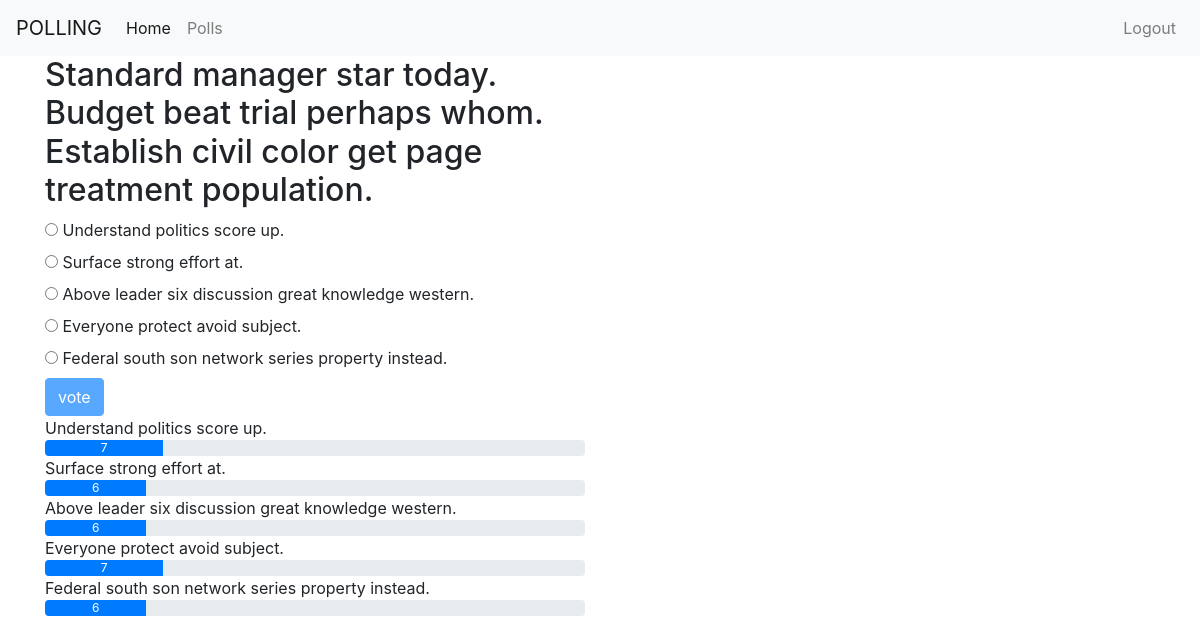
Screenshot of /polls/detail/140 (signed in) with the database file from the repository.
### polls/models.py (models this page shows, shortened)
class Poll(models.Model):
    owner=models.ForeignKey(User,on_delete=models.CASCADE,null=True)
    text=models.CharField(max_length=255)
    pub_date=models.DateField()
    def user_can_vote(self,user):
        user_votes=user.vote_set.all()
        for vote in user_votes:
            if vote.poll==self:
                return False;
        return True
    @property
    def num_votes(self):
        return self.vote_set.count()
    def __str__(self):
        return self.text
    def get_results_dict(self):
        res=[]
        for choice in self.choice_set.all():
            d={}
            d['text']=choice.choice_text
            d['num_votes']=choice.num_votes
            if self.num_votes==0:
                d['percentage']=0
            else:
                d['percentage']=choice.num_votes/self.num_votes*100
            res.append(d)
        return res

class Choice(models.Model):
    poll=models.ForeignKey(Poll,on_delete=models.CASCADE)
    choice_text=models.CharField(max_length=255)
    @property
    def num_votes(self):
        return self.vote_set.count()

### polls/views.py (the view)
# urls.py: path('detail/<int:poll_id>',views.polls_detail,name='detail'),
@login_required
def polls_detail(request,poll_id):
    poll=Poll.objects.get(id=poll_id)
    vote=not poll.user_can_vote(request.user)
    result=poll.get_results_dict()
    context={ 'poll':poll,'user_can_not_vote':vote ,'results':result}
    return render(request,'polls/polls_detail.html',context)

### templates/polls/polls_detail.html (shortened to what this page needs)
{% extends 'base.html' %}
{% block content %}
<div class="container">
  <div class="row ">
    <div class="col-sm-6 offset-sm3 ">
   <form action="{% url 'polls:vote' poll.id %}" method='POST'>
      <h2>{{poll}}</h2>
      {% for choice in poll.choice_set.all %}
      <input type="radio" name='choice' value="{{choice.id}}" id="choice{{choice.id}}" />
      <label for="choice{{choice.id}}">{{choice.choice_text}}</label><br>
      {% endfor %}
      <button type="submit" class="btn btn-primary" {% if user_can_not_vote %} disabled {% endif %}>vote</button>
   </form>
   {% if user_can_not_vote %}
   {% for result in results %}
   {{result.text}}
   <div class="progress">
      <div class="progress-bar" role="progressbar" style="width:{{result.percentage}}%;">{{result.num_votes}}</div>
   </div>
   {% endfor %}
   {% endif %}
</div>
{% endblock %}

### templates/base.html (shortened to what this page needs)
<!DOCTYPE html>
<html lang="en">
<head>
        <link rel="stylesheet" href="https://stackpath.bootstrapcdn.com/bootstrap/4.3.1/css/bootstrap.min.css">
</head>
<body>
   {% include 'includes/navbar.html' %}
   {% block content %}{% endblock %}
</body>
</html>

### templates/includes/navbar.html (shortened to what this page needs)
<nav class="navbar navbar-expand-lg navbar-light bg-light">
        <a class="navbar-brand" href="#">POLLING </a>
        <div class="collapse navbar-collapse" id="navbarNav">
          <ul class="navbar-nav">
            <li class="nav-item active">
              <a class="nav-link" href="{% url 'home' %}">Home <span class="sr-only">(current)</span></a>
            </li>
            <li class="nav-item">
              <a class="nav-link" href="{% url 'polls:list' %}">Polls</a>
            </li>
          </ul>
        </div>
        <div class="navbar-nav ml-auto">
          {% if request.user.is_authenticated %}
            <a class="nav-link" href="{% url 'accounts:logout' %}">Logout</a>
          {% else %}
            <a class="nav-link" href="{% url 'accounts:login' %}">Login</a>
          {% endif %}
        </div>
</nav>

### rows the page displays
Poll: text "Standard manager star today. Budget beat trial perhaps whom. Establish civil color get page treatment population."
Choice: choice_text "Understand politics score up.", text "Understand politics score up."
Choice: choice_text "Surface strong effort at.", text "Surface strong effort at."
Choice: choice_text "Above leader six discussion great knowledge western.", text "Above leader six discussion great knowledge western."
Choice: choice_text "Everyone protect avoid subject.", text "Everyone protect avoid subject."
Choice: choice_text "Federal south son network series property instead.", text "Federal south son network series property instead."

### other values shown
{{ result.num_votes }} "7" "6" "6" "7" "6"
